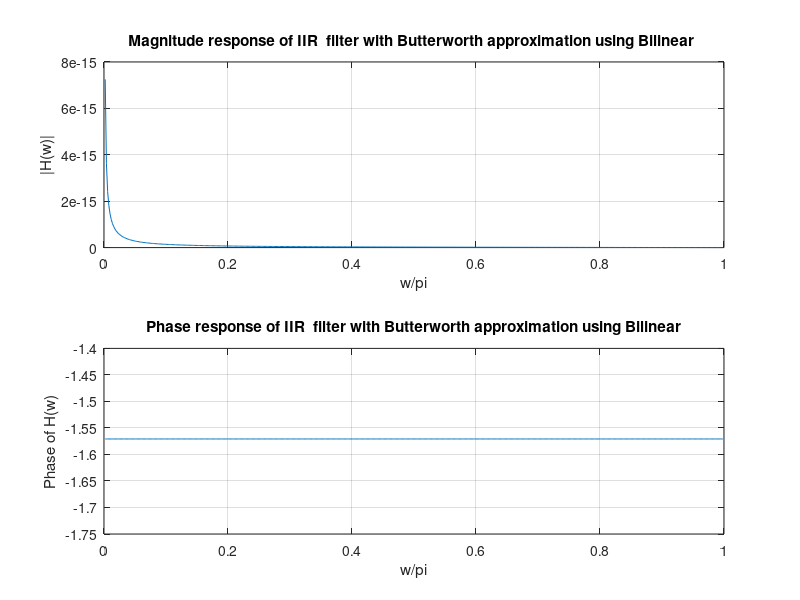

Recreate this plot in MATLAB.
clc;
clear all;
close all;
disp('IIR filter design using Butterworth Approximation');
 
%wp=input('Enter pass band frequency wp ');
%ws=input('Enter stop band frequency ws ');
wp=0.4
ws=0.6
%Error message
if (wp<=0)
 
error('Pass band edge must be larger than 0');
end
if (wp>=ws)
error('Stop band edge must be smaller than pass band edge');
end
 
Fs=1;%Fs=input('Enter sampling frequency F in samples/sec ');
 
%a1=input('Enter pass band ripple in dB ');
%a2=input('Enter stop band ripple in dB ');
ap=-40;as=-60
%conversion of frequency for transformation
Wp=tan(wp*(pi/2))
Ws=tan(ws*(pi/2))
 
[N,Wc]=buttord(Wp,Ws,ap,as,'s')
[b,a]=butter(N,Wc,'s')
[bz,az]=bilinear(b,a,Fs)
 
[H,w]=freqz(bz,az,512);
 
disp('Order of the filter is:');
disp(N);
disp('Filter coefficients are:');
disp('a');
disp(az);
disp('b');
 
disp(bz);
%Plotting responses
subplot(2,1,1);
plot(w/pi,abs(H));
xlabel('w/pi');
ylabel('|H(w)|');
 
title('Magnitude response of IIR  filter with Butterworth approximation using Bilinear ');
grid on;
 
subplot(2,1,2);
plot(w/pi,(angle(H)));
xlabel('w/pi');
ylabel('Phase of H(w)');
 
title('Phase response of IIR  filter with Butterworth approximation using Bilinear');
grid on;
